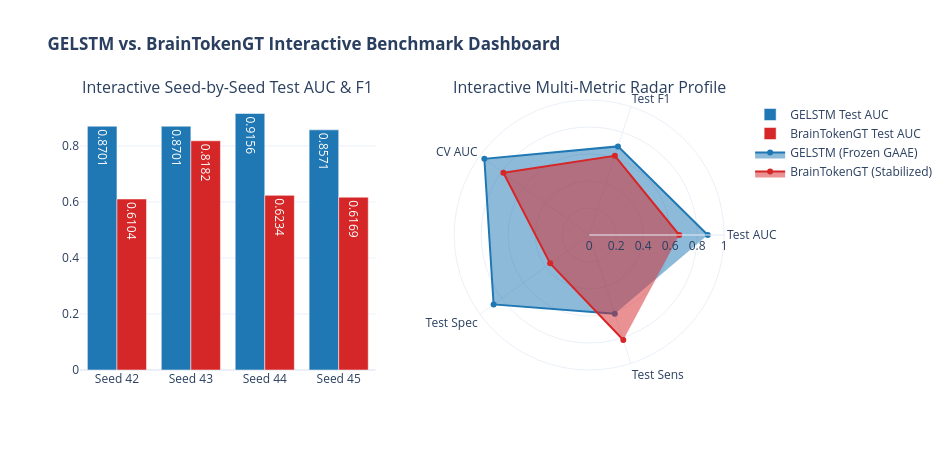

The code cell stored with this chart in its notebook:
### Markdown cell above
## 8. Interactive Exploration Dashboard (Plotly)

Below is an interactive dashboard rendering inline in Jupyter, enabling dynamic inspection of seed-level metrics, hover details, and trade-off frontiers.

### Code cell
# Interactive Multi-Metric Comparison (Plotly)
fig_plotly = make_subplots(
    rows=1, cols=2,
    subplot_titles=("Interactive Seed-by-Seed Test AUC & F1", "Interactive Multi-Metric Radar Profile"),
    specs=[[{"type": "bar"}, {"type": "polar"}]]
)

# Panel 1: Grouped Bar Chart
for model, col, color in [("GELSTM", "GELSTM Test AUC", "#1f77b4"), ("BrainTokenGT", "BrainTokenGT Test AUC", "#d62728")]:
    fig_plotly.add_trace(
        go.Bar(
            name=f"{model} Test AUC",
            x=[f"Seed {s}" for s in seeds],
            y=df_seeds[col],
            marker_color=color,
            text=[f"{v:.4f}" for v in df_seeds[col]],
            textposition="auto"
        ),
        row=1, col=1
    )

# Panel 2: Radar Chart
categories = ["Test AUC", "Test F1", "CV AUC", "Test Spec", "Test Sens"]
fig_plotly.add_trace(
    go.Scatterpolar(
        r=[np.mean(g_test_aucs), np.mean(g_test_f1s), np.mean(df_seeds["GELSTM CV AUC"]), np.mean(df_seeds["GELSTM Spec"]), np.mean(df_seeds["GELSTM Sens"])],
        theta=categories,
        fill="toself",
        name="GELSTM (Frozen GAAE)",
        line_color="#1f77b4"
    ),
    row=1, col=2
)

fig_plotly.add_trace(
    go.Scatterpolar(
        r=[np.mean(b_test_aucs), np.mean(b_test_f1s), np.mean(df_seeds["BrainTokenGT CV AUC"]), np.mean(df_seeds["BrainTokenGT Spec"]), np.mean(df_seeds["BrainTokenGT Sens"])],
        theta=categories,
        fill="toself",
        name="BrainTokenGT (Stabilized)",
        line_color="#d62728"
    ),
    row=1, col=2
)

fig_plotly.update_layout(
    title_text="<b>GELSTM vs. BrainTokenGT Interactive Benchmark Dashboard</b>",
    template="plotly_white",
    height=450,
    width=950,
    barmode="group",
    polar=dict(radialaxis=dict(visible=True, range=[0, 1.0]))
)

fig_plotly.show()

### Figure 1 — Plotly figure (JSON) as saved in the notebook; plotly's stock layout.template omitted (floating-point values rounded to 4 significant figures)
{"data": [{"marker": {"color": "#1f77b4"}, "name": "GELSTM Test AUC", "text": ["0.8701", "0.8701", "0.9156", "0.8571"], "textposition": "auto", "type": "bar", "x": ["Seed 42", "Seed 43", "Seed 44", "Seed 45"], "xaxis": "x", "y": [0.8701, 0.8701, 0.9156, 0.8571], "yaxis": "y"}, {"marker": {"color": "#d62728"}, "name": "BrainTokenGT Test AUC", "text": ["0.6104", "0.8182", "0.6234", "0.6169"], "textposition": "auto", "type": "bar", "x": ["Seed 42", "Seed 43", "Seed 44", "Seed 45"], "xaxis": "x", "y": [0.6104, 0.8182, 0.6234, 0.6169], "yaxis": "y"}, {"fill": "toself", "line": {"color": "#1f77b4"}, "name": "GELSTM (Frozen GAAE)", "r": [0.8782, 0.6902, 0.9598, 0.875, 0.6136], "subplot": "polar", "theta": ["Test AUC", "Test F1", "CV AUC", "Test Spec", "Test Sens"], "type": "scatterpolar"}, {"fill": "toself", "line": {"color": "#d62728"}, "name": "BrainTokenGT (Stabilized)", "r": [0.6672, 0.6163, 0.7855, 0.3571, 0.8182], "subplot": "polar", "theta": ["Test AUC", "Test F1", "CV AUC", "Test Spec", "Test Sens"], "type": "scatterpolar"}], "layout": {"annotations": [{"font": {"size": 16}, "showarrow": false, "text": "Interactive Seed-by-Seed Test AUC & F1", "x": 0.225, "xanchor": "center", "xref": "paper", "y": 1.0, "yanchor": "bottom", "yref": "paper"}, {"font": {"size": 16}, "showarrow": false, "text": "Interactive Multi-Metric Radar Profile", "x": 0.775, "xanchor": "center", "xref": "paper", "y": 1.0, "yanchor": "bottom", "yref": "paper"}], "barmode": "group", "height": 450, "polar": {"domain": {"x": [0.55, 1.0], "y": [0.0, 1.0]}, "radialaxis": {"range": [0, 1.0], "visible": true}}, "title": {"text": "<b>GELSTM vs. BrainTokenGT Interactive Benchmark Dashboard</b>"}, "width": 950, "xaxis": {"anchor": "y", "domain": [0.0, 0.45]}, "yaxis": {"anchor": "x", "domain": [0.0, 1.0]}}}
